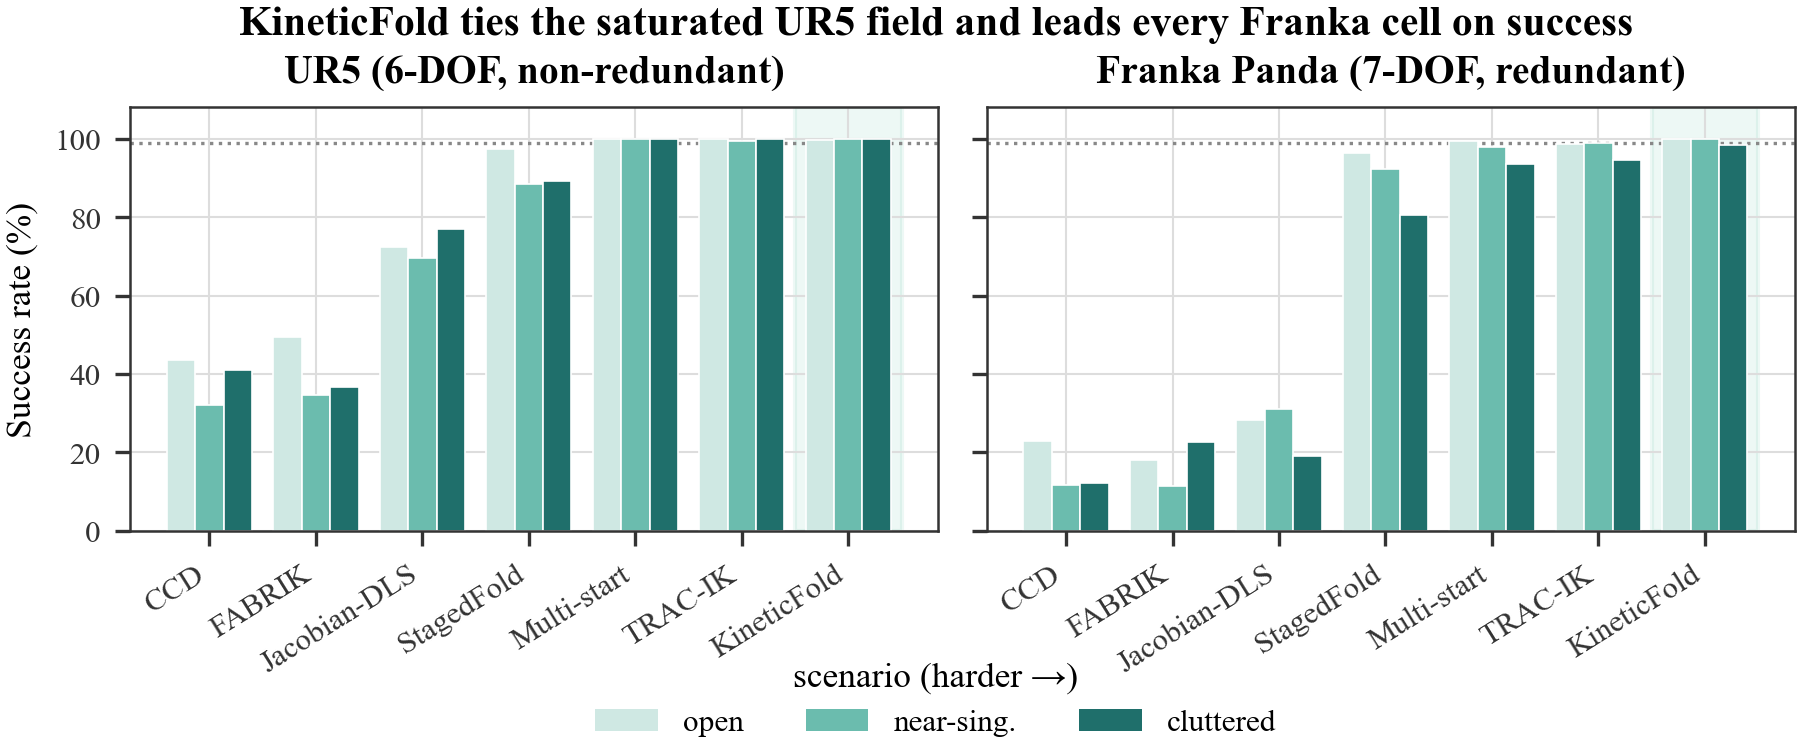

Write the Python code that produced this figure.
"""F3 -- success rate across the whole solver field, faceted by arm.

Shows the two-tier structure the paper argues for: the simple / single-trajectory
baselines (CCD, FABRIK, Jacobian-DLS) collapse on the harder scenarios, while the
two production baselines (Multi-start, TRAC-IK-style) and KineticFold hold near
100%. Bars are coloured by scenario on a difficulty ramp (light=open -> dark=cluttered).

Source: master CSV (default: 3-seed all-arms sim run).
Run:    python fig_success.py [--csv path/to/master_full.csv]
"""
from __future__ import annotations

import argparse
import os
import sys

sys.path.insert(0, os.path.dirname(os.path.abspath(__file__)))
import _style as S

import matplotlib.pyplot as plt
import numpy as np
from matplotlib.patches import Patch


def panel(ax, rows, robot):
    solvers = S.present_solvers(rows, robot)
    scen = [s for s in S.SCENARIOS if any(r["robot"] == robot and r["scenario"] == s
                                          for r in rows)]
    x = np.arange(len(solvers))
    w = 0.8 / max(1, len(scen))

    # subtle highlight behind the hero column
    if S.HERO in solvers:
        hx = solvers.index(S.HERO)
        ax.axvspan(hx - 0.5, hx + 0.5, color=S.color(S.HERO), alpha=0.07, zorder=0)

    for j, sc in enumerate(scen):
        c = S.cell(rows, robot, sc)
        vals = [c.get(s, {}).get("success_pct", float("nan")) for s in solvers]
        ax.bar(x + (j - (len(scen) - 1) / 2) * w, vals, w,
               color=S.SCEN_COLOR[sc], edgecolor="white", linewidth=0.4,
               label=S.SCEN_LABEL[sc], zorder=2)

    ax.axhline(99, ls=":", lw=0.8, color="#888", zorder=1)
    ax.set_xticks(x)
    ax.set_xticklabels([S.label(s) for s in solvers], rotation=32, ha="right")
    ax.set_ylim(0, 108)
    ax.set_title({"ur5": "UR5 (6-DOF, non-redundant)",
                  "franka_panda": "Franka Panda (7-DOF, redundant)"}.get(robot, robot))


def main():
    ap = argparse.ArgumentParser()
    ap.add_argument("--csv", default=str(S.DEFAULT_MASTER_CSV))
    args = ap.parse_args()

    S.use_paper_style()
    rows = S.load_rows(args.csv)
    arms = [a for a in ("ur5", "franka_panda") if any(r["robot"] == a for r in rows)]

    fig, axes = plt.subplots(1, len(arms), figsize=(S.WIDE, S.WIDE * 0.34),
                             sharey=True)
    if len(arms) == 1:
        axes = [axes]
    for ax, arm in zip(axes, arms):
        panel(ax, rows, arm)
    axes[0].set_ylabel("Success rate (%)")

    handles = [Patch(facecolor=S.SCEN_COLOR[s], label=S.SCEN_LABEL[s])
               for s in S.SCENARIOS]
    fig.legend(handles=handles, ncol=3, loc="lower center",
               bbox_to_anchor=(0.5, -0.02), title="scenario (harder →)")
    fig.suptitle("KineticFold ties the saturated UR5 field and leads every Franka cell on success",
                 fontsize=10, fontweight="bold", y=1.02)
    fig.subplots_adjust(bottom=0.30, wspace=0.06)

    S.save(fig, "fig_success")


if __name__ == "__main__":
    main()
